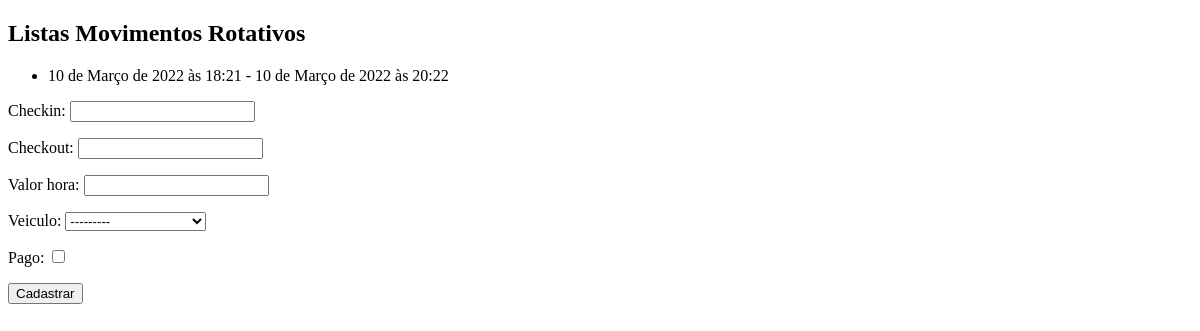
Before: /core/mov-rot/ with the older database file.
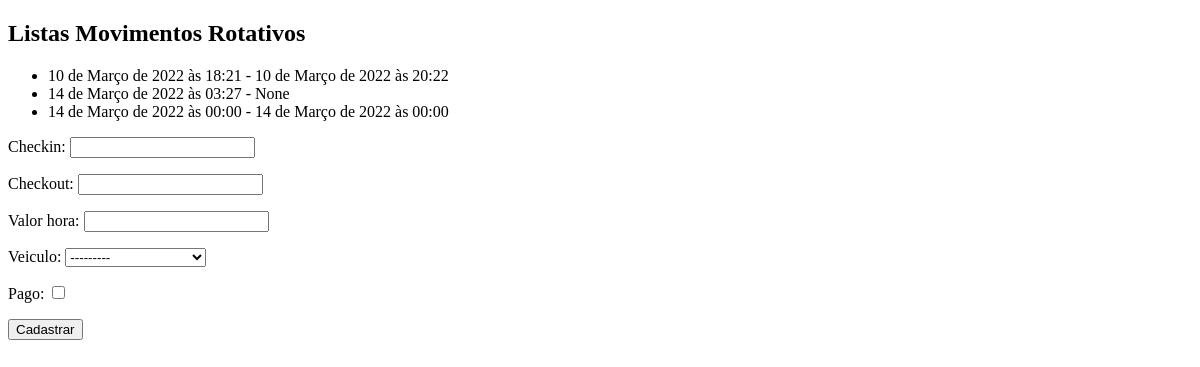
After: the same page with the newer database file.
### core/models.py (models this page shows, shortened)
class MovRotativo(models.Model):
    checkin = models.DateTimeField(auto_now=False)
    checkout = models.DateTimeField(auto_now=False, null=True, blank=True)
    valor_hora = models.DecimalField(max_digits=5, decimal_places=2)
    veiculo = models.ForeignKey(Veiculo, on_delete=models.PROTECT)
    pago = models.BooleanField(default=False)

### core/views.py (the view)
# urls.py: path('mov-rot/', list_movrotativos, name='core_list_movrotativos'),
def list_movrotativos(request):
    mov_rot = MovRotativo.objects.all()
    form = MovRotativoForm()
    data = {'mov_rot': mov_rot, 'form': form}
    return render(request, 'core/list_movrotativos.html', data)

### core/form.py
class MovRotativoForm(ModelForm):
    class Meta:
        model = MovRotativo
        fields = '__all__'

### core/models.py (called while the page is built)
    def __str__(self):
        return self.marca.nome + '-' + self.placa

### core/templates/core/list_movrotativos.html (shortened to what this page needs)
<!DOCTYPE html>
<html lang="en">
<head>
</head>
<body>
    <h2>Listas Movimentos Rotativos</h2>
    <ul>
        {% for mov in mov_rot%}
        <li>{{mov.checkin}} - {{mov.checkout}}</li>
        {% endfor %}
    </ul>
    <form action="{% url 'core_movrotativos_novo' %}" method='POST'>
        {{form.as_p}}
        <button type='submit'>Cadastrar</button>
    </form>
</body>
</html>

Changed rows visible on the page:
added MovRotativo: checkin "14 de Março de 2022 às 03:27", checkout "None"
added MovRotativo: checkin "14 de Março de 2022 às 00:00", checkout "14 de Março de 2022 às 00:00"
